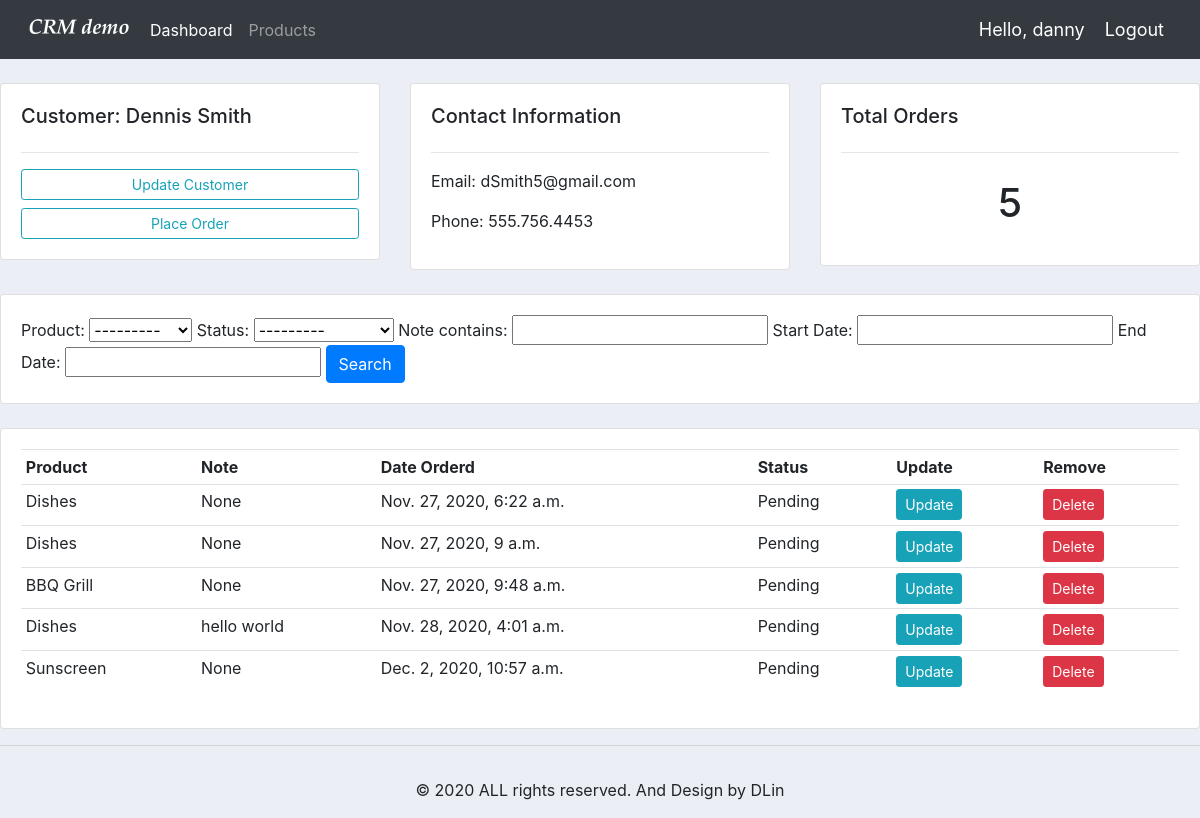
The page /customer/1/ (signed in) on the database as committed earlier.
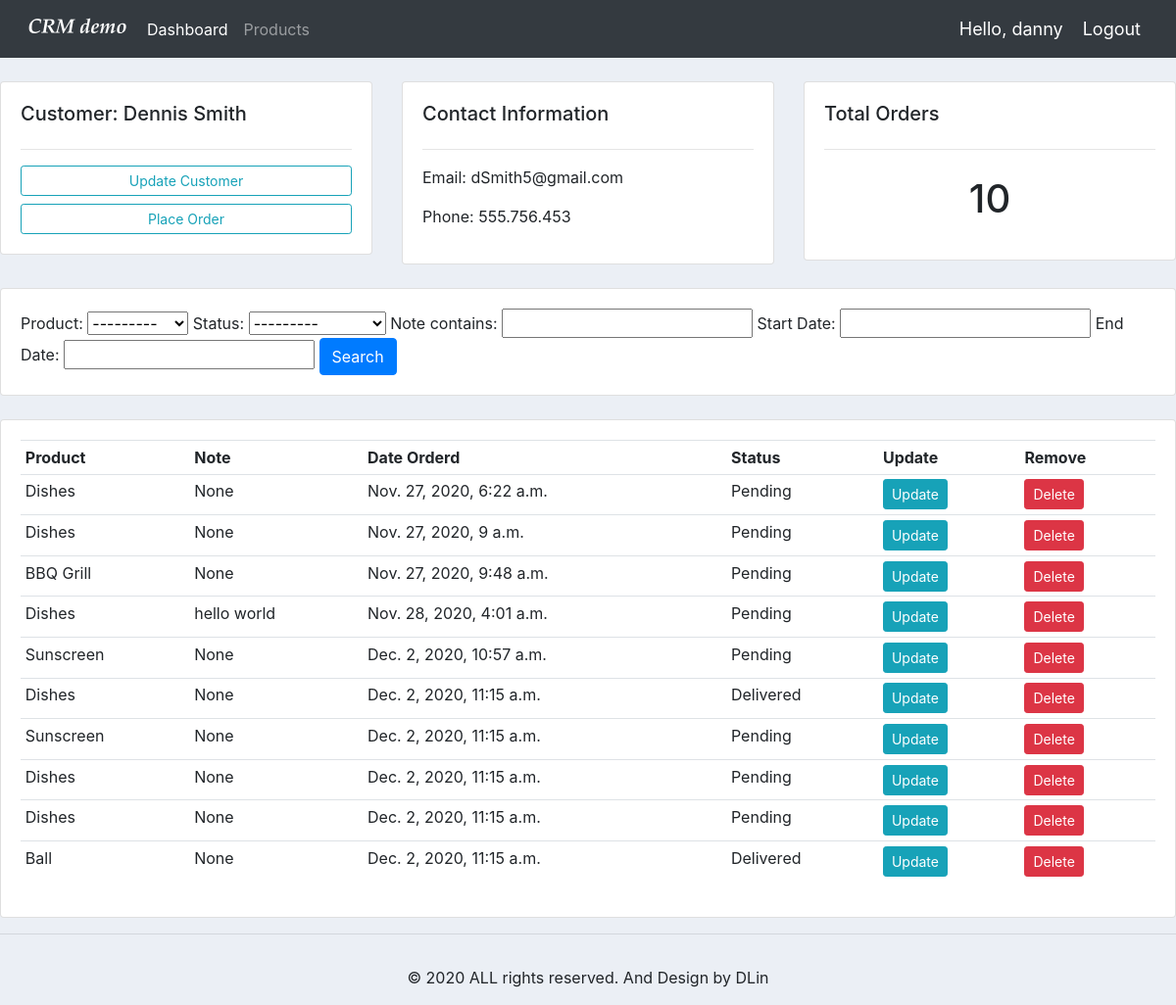
The same page on the database as committed later.
### accounts/models.py (models this page shows, shortened)
class Customer(models.Model):
	user = models.OneToOneField(User, null=True, blank=True, on_delete=models.CASCADE)
	name = models.CharField(max_length=200, null=True)
	phone = models.CharField(max_length=200, null=True)
	email = models.CharField(max_length=200, null=True)
	profile_pic = models.ImageField(default="profile1.png", null=True, blank=True)
	date_created = models.DateTimeField(auto_now_add=True, null=True)

class Order(models.Model):
	STATUS = (
		('Pending', 'Pending'),
		('Out for delivery', 'Out for delivery'),
		('Delivered', 'Delivered'),
		)
	customer = models.ForeignKey(Customer, null=True, on_delete= models.SET_NULL)
	product = models.ForeignKey(Product, null=True, on_delete= models.SET_NULL)
	date_created = models.DateTimeField(auto_now_add=True, null=True)
	status = models.CharField(max_length=200, null=True, choices=STATUS)
	note = models.CharField(max_length=1000, null=True)

class Product(models.Model):
	CATEGORY = (
		('Indoor', 'Indoor'),
		('Out Door', 'Out Door'),
		)
	name = models.CharField(max_length=200, null=True)
	price = models.FloatField(null=True)
	category = models.CharField(max_length=200, null=True, choices=CATEGORY)
	description = models.CharField(max_length=200, null=True, blank=True)
	date_created = models.DateTimeField(auto_now_add=True, null=True)
	tags = models.ManyToManyField(Tag)
	def __str__(self):
		return str(self.name)

### accounts/decorators.py (the view)
		def wrapper_func(request, *args, **kwargs):
			group = None
			if request.user.groups.exists():
				group = request.user.groups.all()[0].name
			if group in allowed_roles:
				return view_func(request, *args, **kwargs)
			else:
				return HttpResponse('You are not authorized to view this page')

### accounts/views.py (called while the page is built)
@login_required(login_url='login')
@allowed_users(allowed_roles=['admin'])
def customer(request, pk):
	customer = Customer.objects.get(id=pk)
	orders = customer.order_set.all()
	order_count = orders.count()
	myFilter = OrderFilter(request.GET, queryset=orders)
	orders = myFilter.qs
	context = {
			'customer': customer,
			'orders': orders,
			'order_count': order_count,
			'myFilter': myFilter
			}
	return render(request, 'accounts/customer.html', context)

### accounts/templates/accounts/customer.html
{% extends 'accounts/main.html' %}
{% block content %}
<br>
<div class="row">
	<div class="col-md">
		<div class="card card-body">
			<h5>Customer: {{ customer.name }}</h5>
			<hr>
			<a class="btn btn-outline-info  btn-sm btn-block" href="">Update Customer</a>
			<a class="btn btn-outline-info  btn-sm btn-block" href="{% url 'create_order' customer.id %}">Place Order</a>
		</div>
	</div>
	<div class="col-md">
		<div class="card card-body">
			<h5>Contact Information</h5>
			<hr>
			<p>Email: {{ customer.email }}</p>
			<p>Phone: {{ customer.phone }}</p>
		</div>
	</div>
	<div class="col-md">
		<div class="card card-body">
			<h5>Total Orders</h5>
			<hr>
			<h1 style="text-align: center;padding: 10px">{{ order_count }}</h1>
		</div>
	</div>
</div>
<br>
<div class="row">
	<div class="col">
		<div class="card card-body">
			<form method="get">
				{{ myFilter.form.product.label }}: {{ myFilter.form.product }}
				{{ myFilter.form.status.label }}: {{ myFilter.form.status }}
				{{ myFilter.form.note.label }}: {{ myFilter.form.note }}
				Start Date: {{ myFilter.form.start_date }}
				End Date: {{ myFilter.form.end_date }}
		    <button class="btn btn-primary" type="submit">Search</button>
		  </form>
		</div>
	</div>
</div>
<br>
<div class="row">
	<div class="col-md">
		<div class="card card-body">
			<table class="table table-sm">
				<tr>
					<th>Product</th>
					<th>Note</th>
					<th>Date Orderd</th>
					<th>Status</th>
					<th>Update</th>
					<th>Remove</th>
				</tr>
				{% for order in orders %}
					<tr>
						<td>{{ order.product }}</td>
						<td>{{ order.note }}</td>
						<td>{{ order.date_created }}</td>
						<td>{{ order.status }}</td>
						<td><a class="btn btn-sm btn-info" href="{% url 'update_order' order.id %}">Update</a></td>
						<td><a class="btn btn-sm btn-danger" href="{% url 'delete_order' order.id %}">Delete</a></td>
					</tr>
				{% endfor %}
			</table>
		</div>
	</div>
</div>
{% endblock %}

Rows that differ between the two databases and show on the page:
changed Customer "Dennis Smith": phone "555.756.4453" → "555.756.453"
added Order: product "Dishes", note "None", date_created "Dec. 2, 2020, 11:15 a.m.", status "Delivered"
added Order: product "Sunscreen", note "None", date_created "Dec. 2, 2020, 11:15 a.m.", status "Pending"
added Order: product "Dishes", note "None", date_created "Dec. 2, 2020, 11:15 a.m.", status "Pending"
added Order: product "Dishes", note "None", date_created "Dec. 2, 2020, 11:15 a.m.", status "Pending"
added Order: product "Ball", note "None", date_created "Dec. 2, 2020, 11:15 a.m.", status "Delivered"
Other text that changed with them:
{{ order_count }}: "5" → "10"
